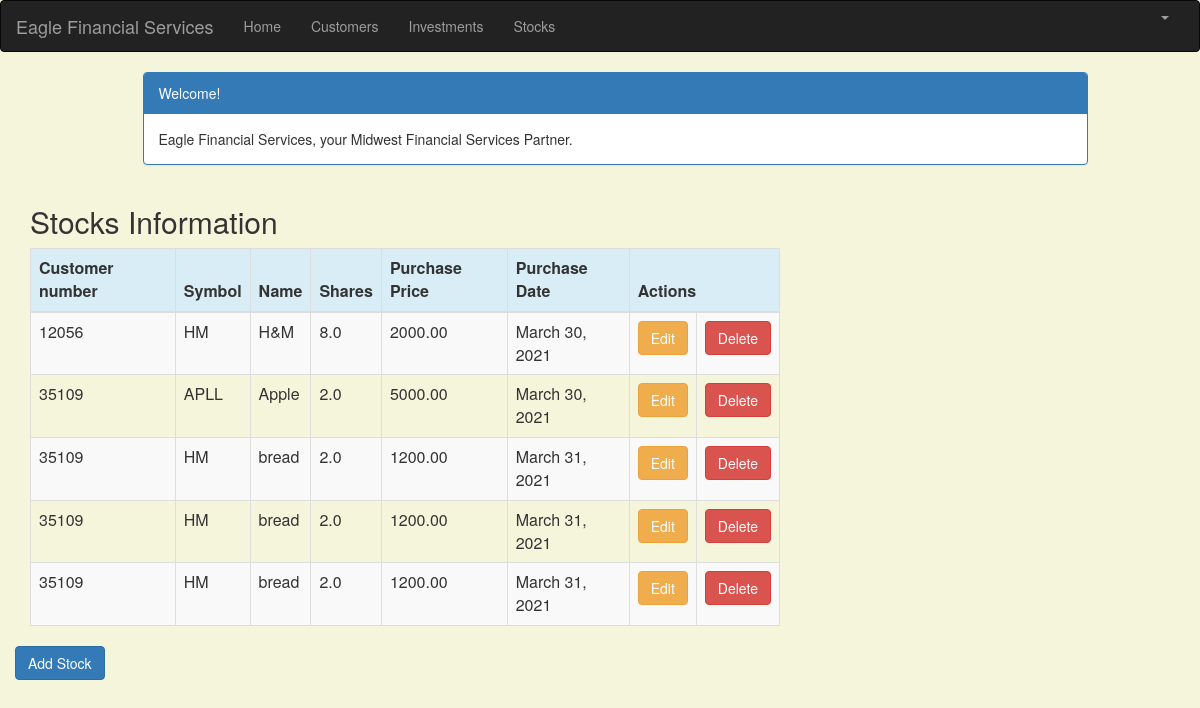
/stock_list (signed in), run on the app's committed database.
### portfolio/models.py (models this page shows, shortened)
class Stock(models.Model):
    customer = models.ForeignKey(Customer, on_delete=models.CASCADE, related_name='stocks')
    symbol = models.CharField(max_length=10)
    name = models.CharField(max_length=50)
    shares = models.DecimalField(max_digits=10, decimal_places=1)
    purchase_price = models.DecimalField(max_digits=10, decimal_places=2)
    purchase_date = models.DateField(default=timezone.now, blank=True, null=True)

class Customer(models.Model):
    name = models.CharField(max_length=50)
    address = models.CharField(max_length=200)
    cust_number = models.IntegerField(blank=False, null=False)
    city = models.CharField(max_length=50)
    state = models.CharField(max_length=50)
    zipcode = models.CharField(max_length=10)
    email = models.EmailField(max_length=200)
    cell_phone = models.CharField(max_length=50)
    created_date = models.DateTimeField(
        default=timezone.now)
    updated_date = models.DateTimeField(auto_now_add=True)
    def __str__(self):
        return str(self.cust_number)

### portfolio/views.py (the view)
# urls.py: path('stock_list', views.stock_list, name='stock_list'),
@login_required
def stock_list(request):
    stocks = Stock.objects.filter(purchase_date__lte=timezone.now())
    return render(request, 'portfolio/stock_list.html', {'stocks': stocks})

### portfolio/templates/portfolio/stock_list.html (shortened to what this page needs)
{% extends 'portfolio/base.html' %}
{% block content %}
    <html>
    <head>
        <link rel="stylesheet" href="https://maxcdn.bootstrapcdn.com/bootstrap/3.3.4/css/bootstrap.min.css">
    </head>
    <body>
    <div class="container">
        <div class="row">
            <div class="col-md-10 col-md-offset-1">
                <div class="panel panel-primary">
                    <div class="panel-heading">Welcome!</div>
                    <div class="panel-body">
                        Eagle Financial Services, your Midwest Financial Services Partner.
                    </div>
                </div>
            </div>
        </div>
    </div>
    <div class="row">
        <h2 style="padding-left: 15Px">Stocks Information</h2>
    </div>
    <div>
        <table class="table table-striped table-bordered table-hover">
            <thead>
            <tr class="bg-info">
                <th>Customer number</th>
                <th>Symbol</th>
                <th>Name</th>
                <th>Shares</th>
                <th>Purchase Price</th>
                <th>Purchase Date</th>
                <th colspan="3">Actions</th>
            </tr>
            </thead>
            <tbody>
            {% for stock in stocks %}
                <tr>
                    <td>{{ stock.customer }}</td>
                    <td>{{ stock.symbol }}</td>
                    <td>{{ stock.name }}</td>
                    <td>{{ stock.shares }}</td>
                    <td>{{ stock.purchase_price }}</td>
                    <td>{{ stock.purchase_date }}</td>
                     <td><a href="{% url 'portfolio:stock_edit' pk=stock.pk %}"
                           class="btn btn-warning">Edit</a></td>
                    <td><a href="{% url 'portfolio:stock_delete' pk=stock.pk %}"
                           onclick="return confirm('Are you sure you want to delete?')"
                           class="btn btn-danger">Delete</a>
                    </td>
                </tr>
            {% endfor %}
            </tbody>
        </table>
     <div class="row">
         <a href="{% url 'portfolio:stock_new' %}" class="row"><span
                    class="btn btn-primary">Add Stock</span></a>
     </div>
    </div>
    </body>
    </html>
{% endblock %}

### portfolio/templates/portfolio/base.html (shortened to what this page needs)
{% load static %}
<html lang="en">
<head>
    <link rel="stylesheet" href="https://maxcdn.bootstrapcdn.com/bootstrap/3.3.7/css/bootstrap.min.css">
</head>
<body id="app-layout">
<nav class="navbar navbar-inverse">
    <div class="container-fluid">
        <div class="navbar-header">
            <a class="navbar-brand" href="/">
                Eagle Financial Services
            </a>
        </div>
        <div class="collapse navbar-collapse" id="myNavbar">
            <ul class="nav navbar-nav">
                <li><a href="{% url 'portfolio:home' %}">Home</a></li>
                <li><a href="{% url 'portfolio:customer_list' %}">Customers</a></li>
               <li><a href="{% url 'portfolio:investment_list' %}">Investments</a></li>
                <li><a href="{% url 'portfolio:stock_list' %}">Stocks</a></li>
            </ul>
            <ul class="nav navbar-nav navbar-right">
                {% if user.is_authenticated %}
                    <li class="dropdown">
                        <a href="#" class="dropdown-toggle" data-toggle="dropdown" role="button" aria-expanded="false">
                            <span class="caret"></span>
                        </a>
                    </li>
                {% else %}
                    <li><a href="{% url 'login' %}"><span class="glyphicon glyphicon-log-in"></span> Login</a></li>
                {% endif %}
            </ul>
        </div>
    </div>
</nav>
<div class="content container">
    <div class="row">
        <div class="col-md-8">
            {% block content %}{% endblock %}
        </div>
    </div>
</div>
</body>
</html>

### portfolio/templates/portfolio/base.html (style rules this page uses)
.navbar { margin-bottom: 0; border-radius: 0; }

### portfolio/templates/portfolio/stock_list.html (style rules this page uses)
body { background-color: beige; }

### data on the page
Stock: customer "12056", symbol "HM", name "H&M", shares "8.0", purchase_price "2000.00", purchase_date "March 30, 2021"
Stock: customer "35109", symbol "APLL", name "Apple", shares "2.0", purchase_price "5000.00", purchase_date "March 30, 2021"
Stock: customer "35109", symbol "HM", name "bread", shares "2.0", purchase_price "1200.00", purchase_date "March 31, 2021"
Stock: customer "35109", symbol "HM", name "bread", shares "2.0", purchase_price "1200.00", purchase_date "March 31, 2021"
Stock: customer "35109", symbol "HM", name "bread", shares "2.0", purchase_price "1200.00", purchase_date "March 31, 2021"
